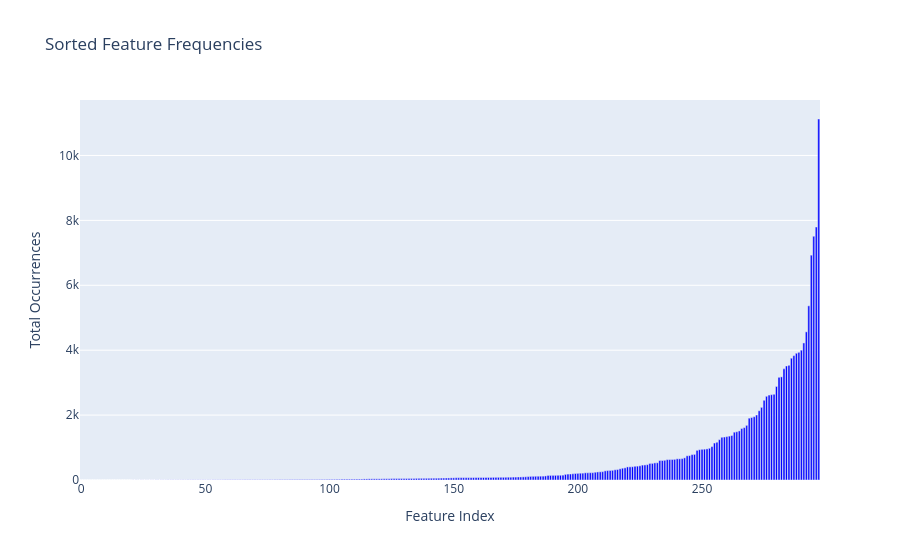

Notebook source saved alongside this figure:
### Markdown cell above
### 1.2. Reducing dimensionality using explainable steps

One way of reducing the dimensionality of our matrix would be to select features that are important, and remove those that are not. While at first glance it may seem like this approach will lead to information loss, in our case many of the features are highly correlated (for example in the case of an adverb having a verb as governor, besides the governor's upos being "verb" we would also have features related to mood and tense which are highly correlated with the upos being verb).

The natural question at this point is how do we determine feature importance. One approach presented in detail by Heiml is to classify each feature based on its frequency, variability and nonrandomness. Frequency relies on the principle that a feature should describe a behaviour that occurs often enough for it to make a substantial contribution to our understanding of the data. Variability is based on the fact that the values of each feature should vary significantly, the idea being that if there is no variability for a certain feature than that feature does not help us distinguish between data points and is therefore useless for our purposes. Finally, nonrandomness is based on the fact that a feature would have to have a non random distribution of variability among the data points for it to be useful for clustering purposes.

### Code cell
###########FREQUENCY###########
import plotly.graph_objects as go
import numpy as np

frequency_matrix = corpus.co_occurrence_matrix
print(frequency_matrix.shape)
# Step 1: Sum the values in each column
column_sums = np.sum(frequency_matrix, axis=0)

# Step 2: Sort the values and keep track of their original indices
sorted_indices = np.argsort(column_sums)
sorted_values = column_sums[sorted_indices]

# Create an interactive bar plot using Plotly
fig = go.Figure()

# Add a bar trace with custom hover text
fig.add_trace(go.Bar(
    x=list(range(len(sorted_values))),
    y=sorted_values,
    hovertext=sorted_indices,  # Show original index on hover
    marker_color='blue'
))

# Update layout for better presentation
fig.update_layout(
    title='Sorted Feature Frequencies',
    xaxis_title='Feature Index',
    yaxis_title='Total Occurrences',
    # xaxis=dict(tickmode='linear'),
    hovermode='closest'
)

# Show the plot
fig.show()

### Figure 1 — Plotly figure (JSON) as saved in the notebook; plotly's stock layout.template omitted (floating-point values rounded to 4 significant figures; data arrays with more than 128 entries replaced by an {"elided": "..."} marker saying what was removed)
{"data": [{"hovertext": {"elided": "298 int values"}, "marker": {"color": "blue"}, "type": "bar", "x": {"elided": "298 int values"}, "y": {"elided": "298 int values"}}], "layout": {"hovermode": "closest", "title": {"text": "Sorted Feature Frequencies"}, "xaxis": {"title": {"text": "Feature Index"}}, "yaxis": {"title": {"text": "Total Occurrences"}}}}
